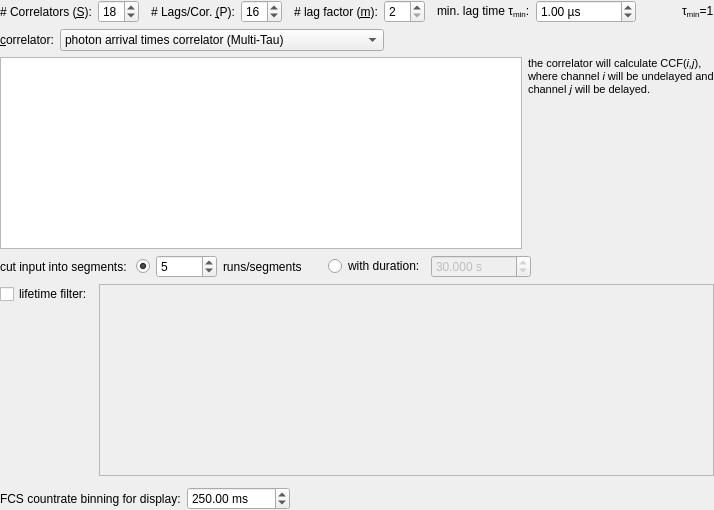
              <widget class="QWidget" name="widFCS" native="true">
               <layout class="QVBoxLayout" name="verticalLayout">
                <property name="leftMargin">
                 <number>0</number>
                </property>
                <property name="topMargin">
                 <number>0</number>
                </property>
                <property name="rightMargin">
                 <number>0</number>
                </property>
                <property name="bottomMargin">
                 <number>0</number>
                </property>
                <item>
                 <layout class="QHBoxLayout" name="horizontalLayout_6">
                  <item>
                   <widget class="QLabel" name="label_9">
                    <property name="text">
                     <string># Correlators (&amp;S):</string>
                    </property>
                    <property name="buddy">
                     <cstring>spinS</cstring>
                    </property>
                   </widget>
                  </item>
                  <item>
                   <widget class="QSpinBox" name="spinS">
                    <property name="minimum">
                     <number>1</number>
                    </property>
                    <property name="value">
                     <number>18</number>
                    </property>
                   </widget>
                  </item>
                  <item>
                   <spacer name="horizontalSpacer_13">
                    <property name="orientation">
                     <enum>Qt::Horizontal</enum>
                    </property>
                    <property name="sizeType">
                     <enum>QSizePolicy::Fixed</enum>
                    </property>
                    <property name="sizeHint" stdset="0">
                     <size>
                      <width>6</width>
                      <height>20</height>
                     </size>
                    </property>
                   </spacer>
                  </item>
                  <item>
                   <widget class="QLabel" name="label_10">
                    <property name="text">
                     <string># Lags/Cor. &amp;(P):</string>
                    </property>
                    <property name="buddy">
                     <cstring>spinP</cstring>
                    </property>
                   </widget>
                  </item>
                  <item>
                   <widget class="QSpinBox" name="spinP">
                    <property name="minimum">
                     <number>1</number>
                    </property>
                    <property name="value">
                     <number>16</number>
                    </property>
                   </widget>
                  </item>
                  <item>
                   <spacer name="horizontalSpacer_14">
                    <property name="orientation">
                     <enum>Qt::Horizontal</enum>
                    </property>
                    <property name="sizeType">
                     <enum>QSizePolicy::Fixed</enum>
                    </property>
                    <property name="sizeHint" stdset="0">
                     <size>
                      <width>6</width>
                      <height>20</height>
                     </size>
                    </property>
                   </spacer>
                  </item>
                  <item>
                   <widget class="QLabel" name="labM">
                    <property name="text">
                     <string># lag factor (&amp;m):</string>
                    </property>
                    <property name="buddy">
                     <cstring>spinM</cstring>
                    </property>
                   </widget>
                  </item>
                  <item>
                   <widget class="QSpinBox" name="spinM">
                    <property name="minimum">
                     <number>2</number>
                    </property>
                   </widget>
                  </item>
                  <item>
                   <spacer name="horizontalSpacer_15">
                    <property name="orientation">
                     <enum>Qt::Horizontal</enum>
                    </property>
                    <property name="sizeType">
                     <enum>QSizePolicy::Fixed</enum>
                    </property>
                    <property name="sizeHint" stdset="0">
                     <size>
                      <width>6</width>
                      <height>20</height>
                     </size>
                    </property>
                   </spacer>
                  </item>
                  <item>
                   <widget class="QLabel" name="label_29">
                    <property name="text">
                     <string>min. lag time &amp;tau;&lt;sub&gt;min&lt;/sub&gt;:</string>
                    </property>
                    <property name="buddy">
                     <cstring>spinFCSTauMin</cstring>
                    </property>
                   </widget>
                  </item>
                  <item>
                   <widget class="QDoubleSpinBox" name="spinFCSTauMin">
                    <property name="suffix">
                     <string> µs</string>
                    </property>
                    <property name="minimum">
                     <double>0.000000000000000</double>
                    </property>
                    <property name="maximum">
                     <double>1000000.000000000000000</double>
                    </property>
                    <property name="singleStep">
                     <double>1.000000000000000</double>
                    </property>
                    <property name="value">
                     <double>1.000000000000000</double>
                    </property>
                   </widget>
                  </item>
                  <item>
                   <spacer name="horizontalSpacer_6">
                    <property name="orientation">
                     <enum>Qt::Horizontal</enum>
                    </property>
                    <property name="sizeHint" stdset="0">
                     <size>
                      <width>40</width>
                      <height>20</height>
                     </size>
                    </property>
                   </spacer>
                  </item>
                  <item>
                   <widget class="QLabel" name="labCorrelator">
                    <property name="text">
                     <string>&amp;tau;&lt;sub&gt;min&lt;/sub&gt;=1</string>
                    </property>
                   </widget>
                  </item>
                 </layout>
                </item>
                <item>
                 <layout class="QHBoxLayout" name="horizontalLayout_3">
                  <item>
                   <widget class="QLabel" name="label_7">
                    <property name="text">
                     <string>&amp;correlator:</string>
                    </property>
                    <property name="buddy">
                     <cstring>cmbCorrelator</cstring>
                    </property>
                   </widget>
                  </item>
                  <item>
                   <widget class="QFEnhancedComboBox" name="cmbCorrelator">
                    <property name="minimumSize">
                     <size>
                      <width>150</width>
                      <height>0</height>
                     </size>
                    </property>
                    <property name="currentIndex">
                     <number>2</number>
                    </property>
                    <property name="sizeAdjustPolicy">
                     <enum>QComboBox::AdjustToContentsOnFirstShow</enum>
                    </property>
                    <item>
                     <property name="text">
                      <string>bin and correlate: Multi-Tau 1 (one monitor per lag)</string>
                     </property>
                    </item>
                    <item>
                     <property name="text">
                      <string>bin and correlate: Multi-Tau 2 (one monitor for all lags)</string>
                     </property>
                    </item>
                    <item>
                     <property name="text">
                      <string>photon arrival times correlator (Multi-Tau)</string>
                     </property>
                    </item>
                   </widget>
                  </item>
                  <item>
                   <spacer name="horizontalSpacer_7">
                    <property name="orientation">
                     <enum>Qt::Horizontal</enum>
                    </property>
                    <property name="sizeHint" stdset="0">
                     <size>
                      <width>40</width>
                      <height>20</height>
                     </size>
                    </property>
                   </spacer>
                  </item>
                 </layout>
                </item>
                <item>
                 <layout class="QHBoxLayout" name="horizontalLayout_9">
                  <item>
                   <widget class="QTableView" name="tvFCS">
                    <attribute name="horizontalHeaderVisible">
                     <bool>false</bool>
                    </attribute>
                    <attribute name="verticalHeaderVisible">
                     <bool>false</bool>
                    </attribute>
                   </widget>
                  </item>
                  <item>
                   <widget class="QLabel" name="label_8">
                    <property name="text">
                     <string>&lt;!DOCTYPE HTML PUBLIC &quot;-//W3C//DTD HTML 4.0//EN&quot; &quot;http://www.w3.org/TR/REC-html40/strict.dtd&quot;&gt;
&lt;html&gt;&lt;head&gt;&lt;meta name=&quot;qrichtext&quot; content=&quot;1&quot; /&gt;&lt;style type=&quot;text/css&quot;&gt;
p, li { white-space: pre-wrap; }
&lt;/style&gt;&lt;/head&gt;&lt;body style=&quot; font-family:'MS Shell Dlg 2'; font-size:8.25pt; font-weight:400; font-style:normal;&quot;&gt;
&lt;p style=&quot; margin-top:0px; margin-bottom:0px; margin-left:0px; margin-right:0px; -qt-block-indent:0; text-indent:0px;&quot;&gt;the correlator will calculate CCF(&lt;span style=&quot; font-style:italic;&quot;&gt;i,j&lt;/span&gt;),&lt;br /&gt;where channel &lt;span style=&quot; font-style:italic;&quot;&gt;i&lt;/span&gt; will be undelayed and&lt;br /&gt;channel &lt;span style=&quot; font-style:italic;&quot;&gt;j&lt;/span&gt; will be delayed.&lt;/p&gt;&lt;/body&gt;&lt;/html&gt;</string>
                    </property>
                    <property name="alignment">
                     <set>Qt::AlignLeading|Qt::AlignLeft|Qt::AlignTop</set>
                    </property>
                   </widget>
                  </item>
                 </layout>
                </item>
                <item>
                 <widget class="QWidget" name="widget" native="true">
                  <layout class="QHBoxLayout" name="horizontalLayout_12">
                   <property name="leftMargin">
                    <number>0</number>
                   </property>
                   <property name="topMargin">
                    <number>0</number>
                   </property>
                   <property name="rightMargin">
                    <number>0</number>
                   </property>
                   <property name="bottomMargin">
                    <number>0</number>
                   </property>
                   <item>
                    <widget class="QLabel" name="label_30">
                     <property name="text">
                      <string>cut input into segments: </string>
                     </property>
                    </widget>
                   </item>
                   <item>
                    <widget class="QRadioButton" name="radSegNum">
                     <property name="text">
                      <string/>
                     </property>
                     <property name="checked">
                      <bool>true</bool>
                     </property>
                    </widget>
                   </item>
                   <item>
                    <widget class="QSpinBox" name="spinSegments">
                     <property name="minimum">
                      <number>1</number>
                     </property>
                     <property name="maximum">
                      <number>10000</number>
                     </property>
                     <property name="value">
                      <number>5</number>
                     </property>
                    </widget>
                   </item>
                   <item>
                    <widget class="QLabel" name="label_6">
                     <property name="text">
                      <string>runs/segments</string>
                     </property>
                    </widget>
                   </item>
                   <item>
                    <spacer name="horizontalSpacer_17">
                     <property name="orientation">
                      <enum>Qt::Horizontal</enum>
                     </property>
                     <property name="sizeType">
                      <enum>QSizePolicy::Fixed</enum>
                     </property>
                     <property name="sizeHint" stdset="0">
                      <size>
                       <width>20</width>
                       <height>20</height>
                      </size>
                     </property>
                    </spacer>
                   </item>
                   <item>
                    <widget class="QRadioButton" name="radSegDuration">
                     <property name="text">
                      <string>with duration:</string>
                     </property>
                    </widget>
                   </item>
                   <item>
                    <widget class="QDoubleSpinBox" name="spinSegDuration">
                     <property name="enabled">
                      <bool>false</bool>
                     </property>
                     <property name="suffix">
                      <string> s</string>
                     </property>
                     <property name="decimals">
                      <number>3</number>
                     </property>
                     <property name="minimum">
                      <double>0.001000000000000</double>
                     </property>
                     <property name="maximum">
                      <double>100000.000000000000000</double>
                     </property>
                     <property name="value">
                      <double>30.000000000000000</double>
                     </property>
                    </widget>
                   </item>
                   <item>
                    <spacer name="horizontalSpacer_20">
                     <property name="orientation">
                      <enum>Qt::Horizontal</enum>
                     </property>
                     <property name="sizeHint" stdset="0">
                      <size>
                       <width>40</width>
                       <height>20</height>
                      </size>
                     </property>
                    </spacer>
                   </item>
                   <item>
                    <widget class="QLabel" name="labSegments">
                     <property name="text">
                      <string/>
                     </property>
                     <property name="textFormat">
                      <enum>Qt::RichText</enum>
                     </property>
                    </widget>
                   </item>
                  </layout>
                 </widget>
                </item>
                <item>
                 <layout class="QGridLayout" name="gridLayout_2">
                  <property name="topMargin">
                   <number>0</number>
                  </property>
                  <item row="0" column="0">
                   <widget class="QCheckBox" name="chkFCSLifetimeFilter">
                    <property name="text">
                     <string>lifetime filter:</string>
                    </property>
                   </widget>
                  </item>
                  <item row="1" column="0">
                   <spacer name="verticalSpacer_2">
                    <property name="orientation">
                     <enum>Qt::Vertical</enum>
                    </property>
                    <property name="sizeHint" stdset="0">
                     <size>
                      <width>20</width>
                      <height>40</height>
                     </size>
                    </property>
                   </spacer>
                  </item>
                  <item row="0" column="1" rowspan="2">
                   <widget class="QWidget" name="widFCSLifetimeFilter" native="true">
                    <property name="enabled">
                     <bool>false</bool>
                    </property>
                    <layout class="QGridLayout" name="gridLayout_3">
                     <property name="leftMargin">
                      <number>0</number>
                     </property>
                     <property name="topMargin">
                      <number>0</number>
                     </property>
                     <property name="rightMargin">
                      <number>0</number>
                     </property>
                     <property name="bottomMargin">
                      <number>5</number>
                     </property>
                     <item row="0" column="0">
                      <widget class="QTableView" name="tvFCSLifetimeFilter">
                       <attribute name="horizontalHeaderVisible">
                        <bool>true</bool>
                       </attribute>
                       <attribute name="verticalHeaderVisible">
                        <bool>true</bool>
                       </attribute>
                      </widget>
                     </item>
                    </layout>
                   </widget>
                  </item>
                 </layout>
                </item>
                <item>
                 <layout class="QHBoxLayout" name="horizontalLayout_13">
                  <item>
                   <widget class="QLabel" name="label_11">
                    <property name="text">
                     <string>FCS countrate binning for display:</string>
                    </property>
                    <property name="buddy">
                     <cstring>spinFCSCRBinning</cstring>
                    </property>
                   </widget>
                  </item>
                  <item>
                   <widget class="QDoubleSpinBox" name="spinFCSCRBinning">
                    <property name="toolTip">
                     <string>The plugin will write a binned countrate with this binning time to a faile. It will be used as a countrate display in FCS records.</string>
                    </property>
                    <property name="suffix">
                     <string> ms</string>
                    </property>
                    <property name="minimum">
                     <double>0.010000000000000</double>
                    </property>
                    <property name="maximum">
                     <double>1000000.000000000000000</double>
                    </property>
                    <property name="value">
                     <double>250.000000000000000</double>
                    </property>
                   </widget>
                  </item>
                  <item>
                   <spacer name="horizontalSpacer_2">
                    <property name="orientation">
                     <enum>Qt::Horizontal</enum>
                    </property>
                    <property name="sizeHint" stdset="0">
                     <size>
                      <width>40</width>
                      <height>20</height>
                     </size>
                    </property>
                   </spacer>
                  </item>
                 </layout>
                </item>
               </layout>
              </widget>
